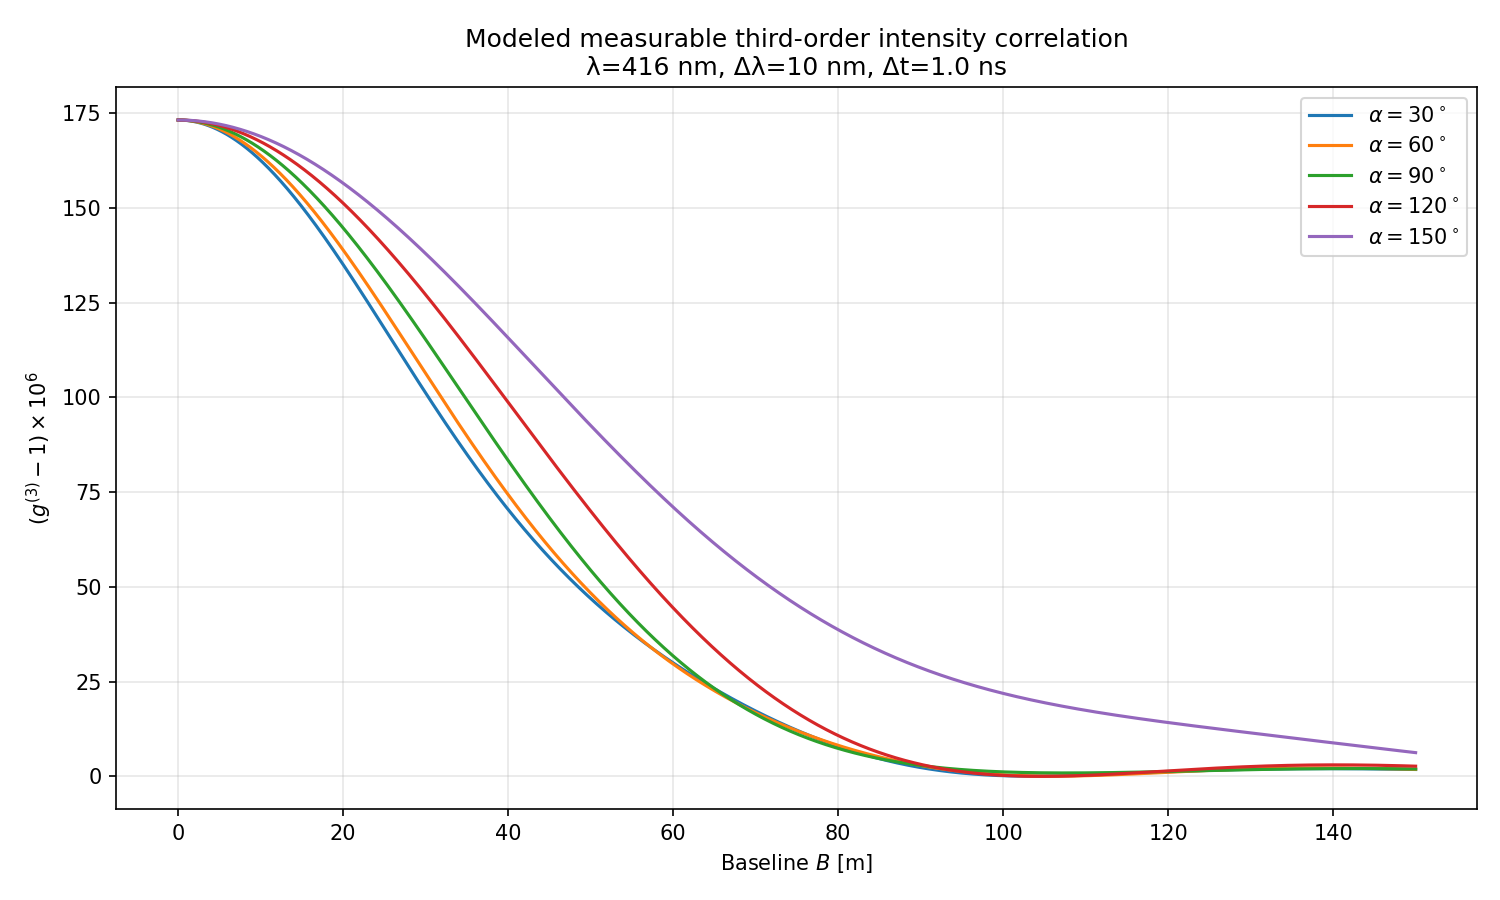

This figure's Python source:
import numpy as np
import matplotlib.pyplot as plt
from scipy.special import j1

# -----------------------
# Source + observing setup
# -----------------------
lam = 416e-9          # central wavelength [m]
dlam = 10e-9          # optical bandwidth [m]  (e.g. 10 nm filter)
dt = 1e-9             # effective time bin / timing resolution [s] (e.g. 1 ns)
c = 299792458.0

theta_mas = 1.0       # angular DIAMETER [mas]
theta = theta_mas * 1e-3 * (np.pi / 648000.0)  # mas -> rad (diameter)

u = 0.6             # linear limb-darkening coefficient

# Convert bandwidth to coherence time (order-of-magnitude model)
dnu = c * dlam / (lam**2)     # [Hz]
tau_c = 1.0 / dnu             # [s]  (simple estimate)

c2 = tau_c / dt
c3 = (tau_c / dt)**2

print(f"Δν ≈ {dnu:.3e} Hz,  τc ≈ {tau_c:.3e} s,  c2=τc/Δt ≈ {c2:.3e},  c3 ≈ {c3:.3e}")

# -----------------------
# Baseline scan + geometry
# -----------------------
B = np.linspace(0.0, 150.0, 4000)  # [m]
angles_deg = [30, 60, 90, 120, 150]  # opening angles

def g_limbdark(B, u):
    """
    Linear limb-darkened disk coherence g(B), normalized so g(0)=1.
    (Centrosymmetric -> real.)
    """
    x = np.pi * theta * B / lam
    g = np.ones_like(x)

    m = x != 0
    term_ud = 2.0 * j1(x[m]) / x[m]
    term_mu = 2.0 * ((np.sin(x[m]) / x[m]) - np.cos(x[m])) / (x[m]**2)
    g[m] = ((1.0 - u) * term_ud + u * term_mu) / (1.0 - u / 3.0)
    return g

def g3_meas_from_g(g12, g23, g31, c2, c3):
    # "Measured" third-order correlation with finite time-resolution contrast
    return 1.0 + c2*(g12**2 + g23**2 + g31**2) + 2.0*c3*(g12*g23*g31)

plt.figure(figsize=(10, 6))

for a_deg in angles_deg:
    a = np.deg2rad(a_deg)

    B12 = B
    B23 = B
    B31 = 2.0 * B * np.cos(a/2.0)   # from triangle geometry
    B31 = np.abs(B31)

    g12 = g_limbdark(B12, u=u)
    g23 = g_limbdark(B23, u=u)
    g31 = g_limbdark(B31, u=u)

    g3m = g3_meas_from_g(g12, g23, g31, c2=c2, c3=c3)

    # Plot "excess" in ppm for readability
    plt.plot(B, (g3m - 1.0)*1e6, label=fr'$\alpha={a_deg}^\circ$')

plt.xlabel("Baseline $B$ [m]")
plt.ylabel(r"$(g^{(3)}-1)\times 10^6$")
plt.title("Modeled measurable third-order intensity correlation\n"
          f"λ={lam*1e9:.0f} nm, Δλ={dlam*1e9:.0f} nm, Δt={dt*1e9:.1f} ns")
plt.grid(alpha=0.3)
plt.legend()
plt.tight_layout()
plt.savefig("triangle_corr_real.png", dpi=150)
plt.show()
